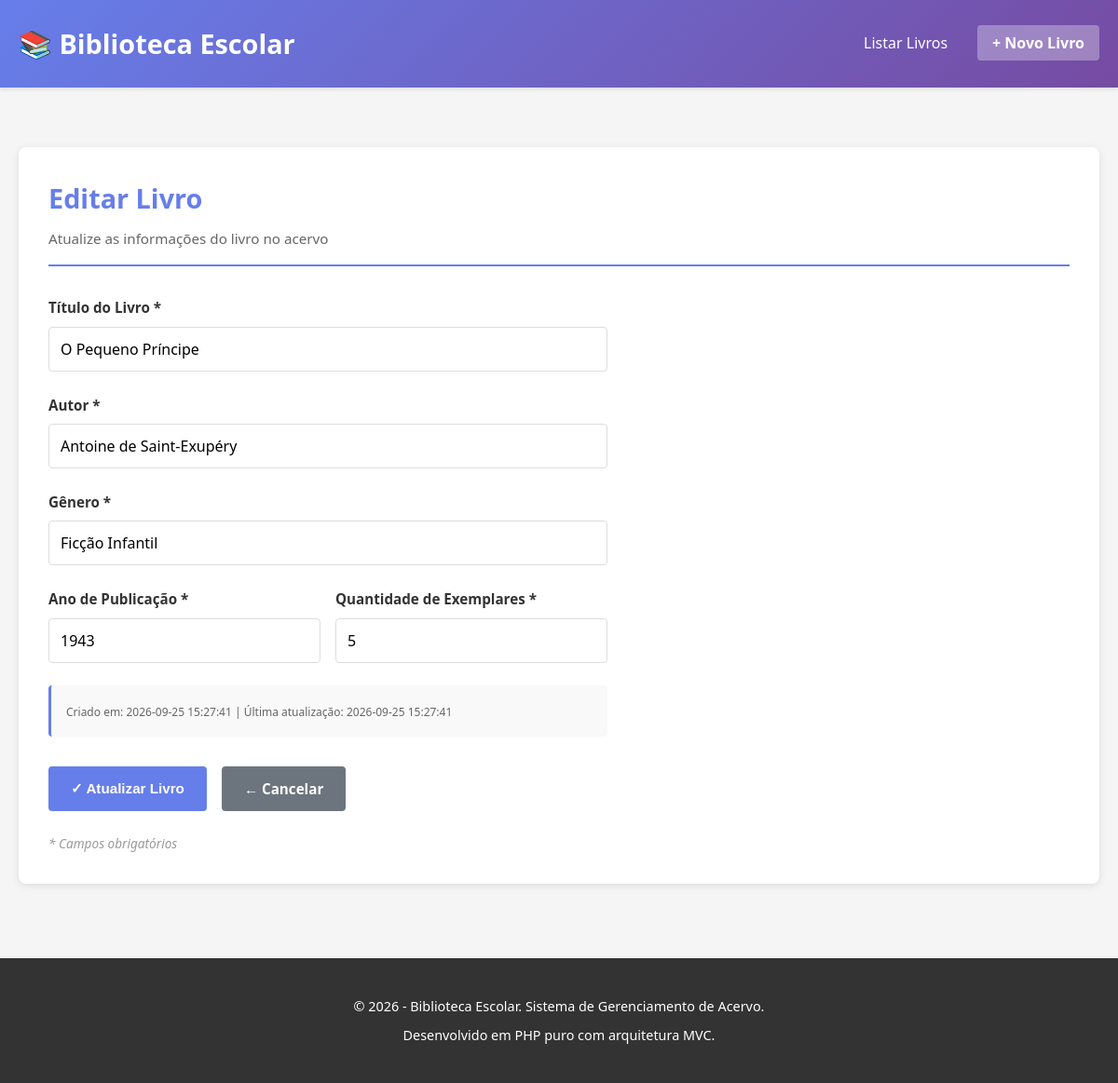
Screenshot of /index.php?action=edit&id=1 with the database file from the repository.
### tables this page shows
CREATE TABLE livros (
    id INT NOT NULL AUTO_INCREMENT PRIMARY KEY COMMENT 'ID único do livro',
    
    titulo VARCHAR(255) NOT NULL COMMENT 'Título do livro',
    
    autor VARCHAR(255) NOT NULL COMMENT 'Autor do livro',
    
    genero VARCHAR(100) NOT NULL COMMENT 'Gênero literário',
    
    ano_publicacao INT NOT NULL COMMENT 'Ano de publicação do livro',
    
    quantidade INT NOT NULL DEFAULT 0 COMMENT 'Quantidade de exemplares disponíveis',
    
    created_at TIMESTAMP DEFAULT CURRENT_TIMESTAMP COMMENT 'Data/hora de criação do registro',
    
    updated_at TIMESTAMP DEFAULT CURRENT_TIMESTAMP 
               ON UPDATE CURRENT_TIMESTAMP COMMENT 'Data/hora da última atualização',
    
     
    INDEX idx_titulo (titulo),
    INDEX idx_autor (autor),
    INDEX idx_ano_publicacao (ano_publicacao),
    
     
    FULLTEXT INDEX ft_titulo_autor (titulo, autor)
);

### controllers/LivroController.php (called while the page is built, shortened)
<?php
class LivroController
{
    private Livro $livro;
    public function __construct()
    {
        require_once __DIR__ . '/../models/Livro.php';
        $this->livro = new Livro();
    }
    public function edit(): void
    {
        $id = filter_input(INPUT_GET, 'id', FILTER_VALIDATE_INT);
        $livro = $this->livro->find($id);
        $erros = [];
        require_once __DIR__ . '/../views/livros/edit.php';
    }
}

### public/index.php (called while the page is built, shortened)
<?php
require_once APP_ROOT . '/config/database.php';
require_once APP_ROOT . '/controllers/LivroController.php';
try {
    $action = filter_input(INPUT_GET, 'action', FILTER_SANITIZE_STRING) ?? 'index';
    $controller = new LivroController();
    $controller->$action();
} catch (Exception $e) {
    error_log('Erro na aplicação: ' . $e->getMessage());
    $_SESSION['flash'] = [
        'mensagem' => 'Ocorreu um erro ao processar sua requisição. Tente novamente.',
        'tipo' => 'erro',
    ];
    header('Location: index.php?action=index');
    exit;
}

### config/database.php (called while the page is built, shortened)
<?php
class Database
{
    private static ?PDO $instance = null;
    public static function getInstance(): PDO
    {
        if (self::$instance === null) {
            try {
                $host = 'localhost';
                $dbname = 'biblioteca';
                $username = 'root';
                $password = '';
                $port = 3306;
                $dsn = "mysql:host={$host};port={$port};dbname={$dbname};charset=utf8mb4";
                self::$instance = new PDO(
                    $dsn,
                    $username,
                    $password,
                    [
                        PDO::ATTR_ERRMODE => PDO::ERRMODE_EXCEPTION,
                        PDO::ATTR_DEFAULT_FETCH_MODE => PDO::FETCH_OBJ,
                        PDO::ATTR_EMULATE_PREPARES => false,
                    ]
                );
            } catch (PDOException $e) {
                error_log('Erro de conexão com banco de dados: ' . $e->getMessage());
                throw new Exception('Erro ao conectar com o banco de dados. Tente novamente mais tarde.');
            }
        }
        return self::$instance;
    }
}

### models/Livro.php (called while the page is built, shortened)
<?php
class Livro
{
    private PDO $db;
    public function __construct()
    {
        require_once __DIR__ . '/../config/database.php';
        $this->db = Database::getInstance();
    }
    public function find(int $id): ?Livro
    {
        try {
            $sql = 'SELECT * FROM livros WHERE id = :id LIMIT 1';
            $stmt = $this->db->prepare($sql);
            $stmt->bindParam(':id', $id, PDO::PARAM_INT);
            $stmt->execute();
            if ($row = $stmt->fetch(PDO::FETCH_OBJ)) {
                return $this->hydrateFromObject($row);
            }
            return null;
        } catch (PDOException $e) {
            error_log('Erro ao buscar livro por ID: ' . $e->getMessage());
            return null;
        }
    }
    private function hydrateFromObject(object $row): Livro
    {
        $livro = new Livro();
        $livro->id = (int)$row->id;
        $livro->titulo = $row->titulo;
        $livro->autor = $row->autor;
        $livro->genero = $row->genero;
        $livro->ano_publicacao = (int)$row->ano_publicacao;
        $livro->quantidade = (int)$row->quantidade;
        $livro->created_at = $row->created_at;
        $livro->updated_at = $row->updated_at;
        return $livro;
    }
}

### views/livros/edit.php (the view, shortened to what this page needs)
<?php
require_once __DIR__ . '/../layout/header.php';
?>
<section class="secao-formulario">
    <div class="titulo-secao">
        <h2>Editar Livro</h2>
        <p class="subtitulo">Atualize as informações do livro no acervo</p>
    </div>
    <form method="POST" action="index.php?action=update" class="formulario-livro" novalidate>
        <div class="grupo-formulario <?php echo isset($erros['titulo']) ? 'com-erro' : ''; ?>">
            <label for="titulo" class="label">Título do Livro *</label>
            <input
                type="text"
                id="titulo"
                name="titulo"
                class="input"
                placeholder="Ex: O Pequeno Príncipe"
                maxlength="255"
                required
                value="<?php echo htmlspecialchars($livro->titulo); ?>"
            >
        </div>
        <div class="grupo-formulario <?php echo isset($erros['autor']) ? 'com-erro' : ''; ?>">
            <label for="autor" class="label">Autor *</label>
            <input
                type="text"
                id="autor"
                name="autor"
                class="input"
                placeholder="Ex: Antoine de Saint-Exupéry"
                maxlength="255"
                required
                value="<?php echo htmlspecialchars($livro->autor); ?>"
            >
        </div>
        <div class="grupo-formulario <?php echo isset($erros['genero']) ? 'com-erro' : ''; ?>">
            <label for="genero" class="label">Gênero *</label>
            <input
                type="text"
                id="genero"
                name="genero"
                class="input"
                placeholder="Ex: Ficção Infantil"
                maxlength="100"
                required
                value="<?php echo htmlspecialchars($livro->genero); ?>"
            >
        </div>
        <div class="linha-campos">
            <div class="grupo-formulario <?php echo isset($erros['ano_publicacao']) ? 'com-erro' : ''; ?>">
                <label for="ano_publicacao" class="label">Ano de Publicação *</label>
                <input
                    type="number"
                    id="ano_publicacao"
                    name="ano_publicacao"
                    class="input"
                    placeholder="<?php echo date('Y'); ?>"
                    min="1000"
                    max="<?php echo date('Y'); ?>"
                    required
                    value="<?php echo htmlspecialchars($livro->ano_publicacao); ?>"
                >
            </div>
            <div class="grupo-formulario <?php echo isset($erros['quantidade']) ? 'com-erro' : ''; ?>">
                <label for="quantidade" class="label">Quantidade de Exemplares *</label>
                <input
                    type="number"
                    id="quantidade"
                    name="quantidade"
                    class="input"
                    placeholder="0"
                    min="0"
                    required
                    value="<?php echo htmlspecialchars($livro->quantidade); ?>"
                >
            </div>
        </div>
        <div class="info-auditoria">
            <p>
                <small>
                    Criado em: <?php echo htmlspecialchars($livro->created_at); ?> |
                    Última atualização: <?php echo htmlspecialchars($livro->updated_at); ?>
                </small>
            </p>
        </div>
        <div class="grupo-botoes">
            <button type="submit" class="btn btn-primario btn-salvar">✓ Atualizar Livro</button>
            <a href="index.php?action=index" class="btn btn-secundario">← Cancelar</a>
        </div>
        <p class="nota">* Campos obrigatórios</p>
    </form>
</section>
<?php
require_once __DIR__ . '/../layout/footer.php';
?>

### public/css/style.css (style rules this page uses)
* { margin: 0; padding: 0; box-sizing: border-box; }
html { font-size: 16px; scroll-behavior: smooth; }
body { font-family: 'Segoe UI', Tahoma, Geneva, Verdana, sans-serif; line-height: 1.6; color: #333; background-color: #f5f5f5; }
.secao-principal, .secao-formulario { background-color: white; border-radius: 8px; padding: 2rem; box-shadow: 0 2px 8px rgba(0, 0, 0, 0.1); }
.titulo-secao { margin-bottom: 2rem; border-bottom: 2px solid #667eea; padding-bottom: 1rem; }
.titulo-secao h2 { font-size: 1.8rem; color: #667eea; margin-bottom: 0.5rem; }
.subtitulo { color: #666; font-size: 0.95rem; }
.formulario-livro { max-width: 600px; }
.grupo-formulario { margin-bottom: 1.5rem; }
.label { display: block; margin-bottom: 0.5rem; font-weight: 600; color: #333; font-size: 0.95rem; }
.input { width: 100%; padding: 0.75rem; border: 1px solid #ddd; border-radius: 4px; font-size: 1rem; font-family: inherit; transition: border-color 0.3s, box-shadow 0.3s; }
.linha-campos { display: grid; grid-template-columns: 1fr 1fr; gap: 1rem; }
.info-auditoria { background-color: #f9f9f9; padding: 1rem; border-radius: 4px; margin-bottom: 1.5rem; border-left: 3px solid #667eea; }
.info-auditoria p { margin: 0; color: #666; font-size: 0.9rem; }
.nota { color: #999; font-size: 0.85rem; font-style: italic; }
.btn { display: inline-flex; align-items: center; justify-content: center; padding: 0.75rem 1.5rem; border: none; border-radius: 4px; font-size: 0.95rem; font-weight: 600; text-decoration: none; cursor: pointer; transition: all 0.3s ease; white-space: nowrap; }
.btn-primario { background-color: #667eea; color: white; }
.btn-secundario { background-color: #6c757d; color: white; }
.btn-salvar { min-width: 150px; }
.grupo-botoes { display: flex; gap: 1rem; flex-wrap: wrap; margin-top: 2rem; margin-bottom: 1.5rem; }

### rows the page displays
livros: titulo "O Pequeno Príncipe", autor "Antoine de Saint-Exupéry", genero "Ficção Infantil", ano_publicacao "1943", quantidade "5", created_at "2026-09-25 15:27:41", updated_at "2026-09-25 15:27:41"
